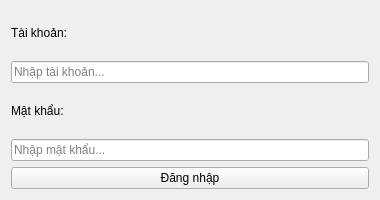
<?xml version="1.0" encoding="UTF-8"?>
<ui version="4.0">
 <class>FormDangNhap</class>
 <widget class="QWidget" name="FormDangNhap">
  <property name="geometry">
   <rect>
    <x>0</x>
    <y>0</y>
    <width>380</width>
    <height>200</height>
   </rect>
  </property>
  <property name="windowTitle">
   <string>Đăng nhập</string>
  </property>
  <layout class="QVBoxLayout" name="layout_chinh">
   <item>
    <widget class="QLabel" name="nhan_tai_khoan">
     <property name="text">
      <string>Tài khoản:</string>
     </property>
    </widget>
   </item>
   <item>
    <widget class="QLineEdit" name="o_nhap_tai_khoan">
     <property name="placeholderText">
      <string>Nhập tài khoản...</string>
     </property>
    </widget>
   </item>
   <item>
    <widget class="QLabel" name="nhan_mat_khau">
     <property name="text">
      <string>Mật khẩu:</string>
     </property>
    </widget>
   </item>
   <item>
    <widget class="QLineEdit" name="o_nhap_mat_khau">
     <property name="echoMode">
      <enum>QLineEdit::Password</enum>
     </property>
     <property name="placeholderText">
      <string>Nhập mật khẩu...</string>
     </property>
    </widget>
   </item>
   <item>
    <widget class="QPushButton" name="nut_dang_nhap">
     <property name="text">
      <string>Đăng nhập</string>
     </property>
    </widget>
   </item>
  </layout>
 </widget>
 <resources/>
 <connections/>
</ui>
